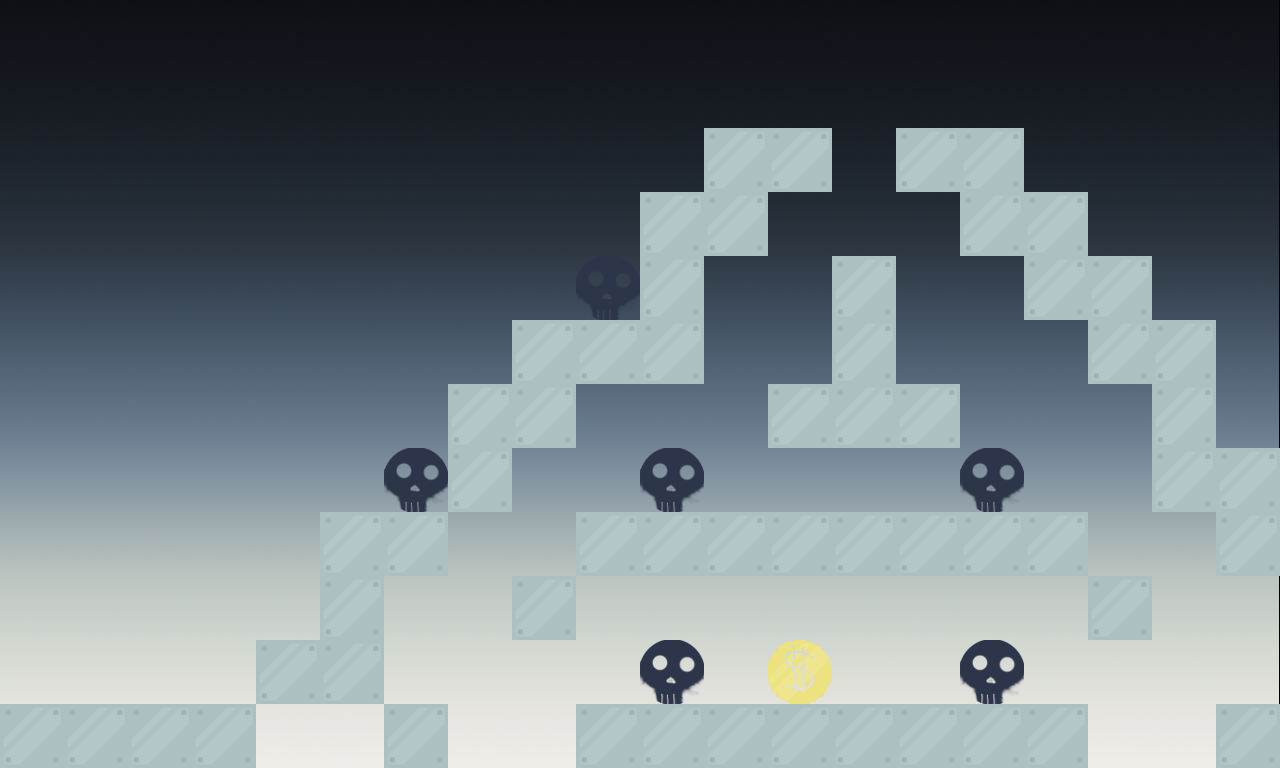

Below is a game level as drawn by its tile map, then a one-line description and the .tmx that defines it (tile-layer data replaced by summaries):
An orthogonal 20x12 tile map with 64x64 px tiles, 2 tile layers (level, GameElement), 2 tilesets, 1 image layer and 24 objects.

<map version="1.0" orientation="orthogonal" renderorder="right-down" width="20" height="12" tilewidth="64" tileheight="64" nextobjectid="25">
 <tileset firstgid="1" name="GameElement_tileset" tilewidth="64" tileheight="64" tilecount="3" columns="3">
  <image source="../assets/Tiles/GameElement_tileset.png" trans="ff00ff" width="192" height="64" />
 </tileset>
 <tileset firstgid="4" name="level_tileset" tilewidth="64" tileheight="64" tilecount="1" columns="1">
  <image source="../assets/Tiles/level_tileset.png" trans="ff00ff" width="64" height="64" />
 </tileset>
 <imagelayer name="bg" offsetx="-1.33333" offsety="0">
  <image source="../assets/BG/Sky/sky_black_white.png" />
 </imagelayer>
 <layer name="level" width="20" height="12">
  <data>[240 cells, 57 non-empty, 1 distinct tile ids]</data>
 </layer>
 <objectgroup name="objects">
  <object id="1" x="576" y="706.667" width="513.333" height="58.6667" />
  <object id="2" x="1216" y="705.333" width="62.6667" height="61.3333" />
  <object id="3" x="1086.67" y="578.667" width="61.3333" height="58.6667" />
  <object id="4" x="576" y="512" width="512" height="65.3333" />
  <object id="5" x="513.333" y="574.667" width="62.6667" height="66.6667" />
  <object id="6" x="256" y="641.333" width="126.667" height="60" />
  <object id="7" x="386.667" y="705.333" width="58.6667" height="61.3333" />
  <object id="8" x="-2.66667" y="702.667" width="256" height="64" />
  <object id="9" x="322.667" y="512" width="124" height="61.3333" />
  <object id="10" x="322.667" y="570.667" width="60" height="69.3333" />
  <object id="11" x="448" y="384.5" width="125.333" height="64" />
  <object id="12" x="449.333" y="449.333" width="62.6667" height="58.6667" />
  <object id="13" x="511.5" y="319.833" width="191" height="63.667" />
  <object id="14" x="640.167" y="192.167" width="64" height="125.333" />
  <object id="15" x="704.833" y="129.667" width="62.6667" height="125.333" />
  <object id="16" x="768" y="130" width="61.3333" height="60.667" />
  <object id="17" x="833.333" y="256" width="61.3333" height="128" />
  <object id="18" x="768" y="385.333" width="190.667" height="60" />
  <object id="19" x="896" y="128" width="126.667" height="64" />
  <object id="20" x="960" y="192" width="128" height="64" />
  <object id="21" x="1022" y="253.333" width="128.667" height="67.667" />
  <object id="22" x="1084" y="318.667" width="129.333" height="62.6667" />
  <object id="23" x="1157.33" y="381.333" width="58.6667" height="129.333" />
  <object id="24" x="1221.33" y="450.667" width="56" height="126.667" />
 </objectgroup>
 <layer name="GameElement" width="20" height="12">
  <data>[240 cells, 7 non-empty, 2 distinct tile ids]</data>
 </layer>
</map>
